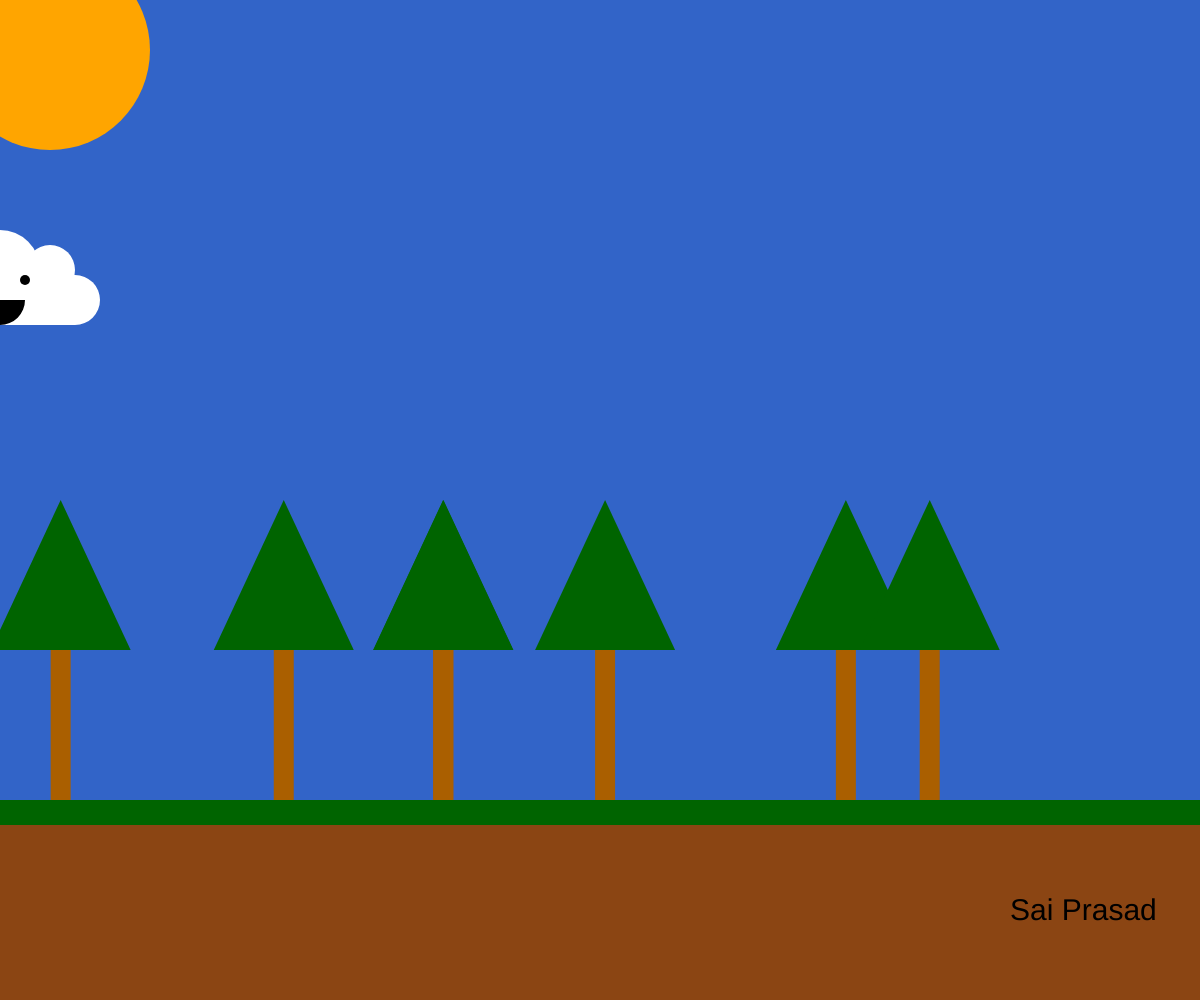
Frame 1 (no input)
Frame 60 (no input): identical to frame 1, image omitted
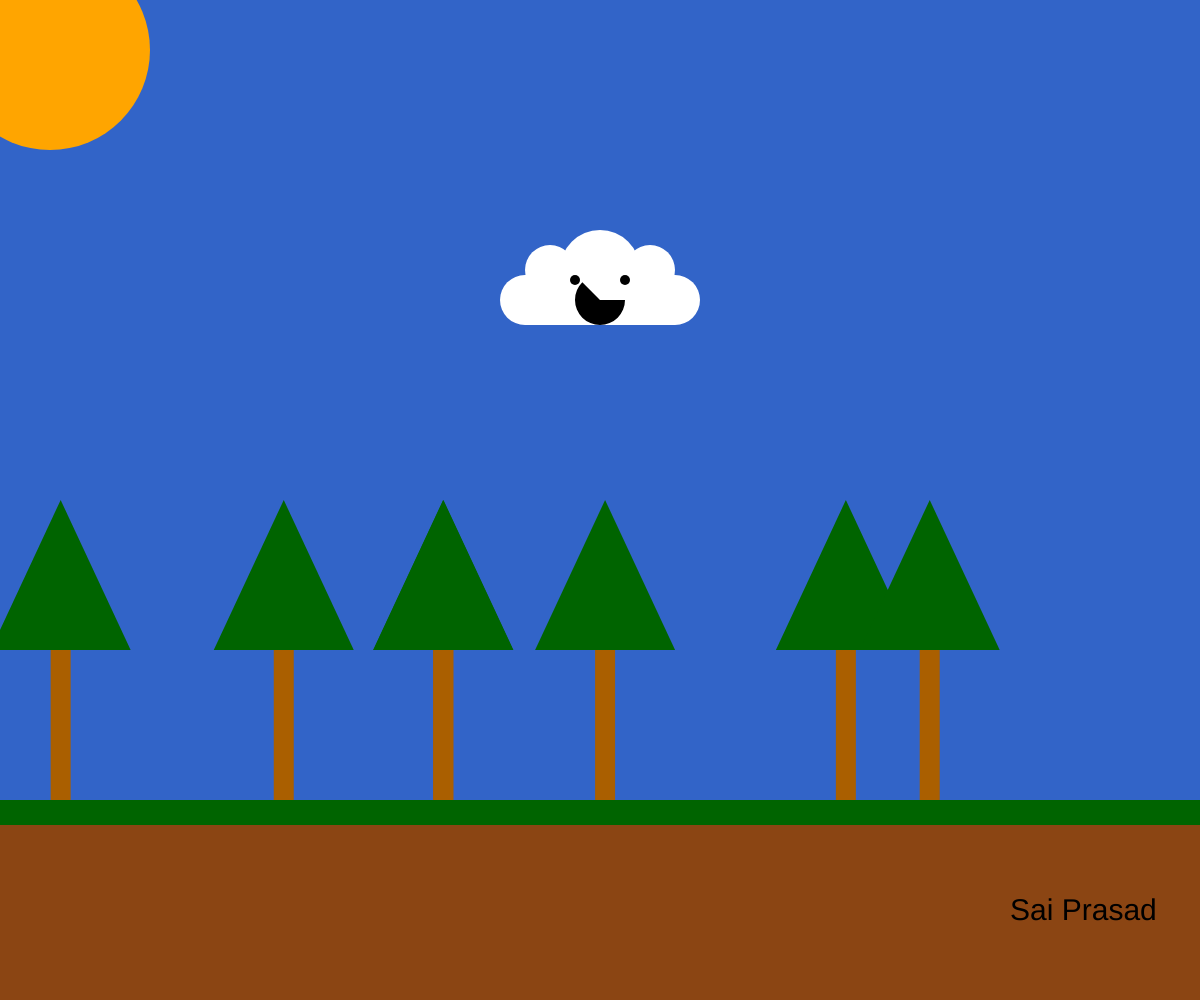
Frame 120 (the mouse pressed at the canvas centre since frame 60)

The p5.js sketch that drew these frames (run headless with seeded random() and noise() and a simulated clock; from frame 60 on, the mouse is pressed at the canvas centre):

// p5.js sketch
// ── sketch.js
// interactive story
// sai prasad
// sept 16 2024
//

//checklist
//backround gradient
//day/night cilcle
//sun/moon

//let timeOfDay = color(50,100,200);

let cloudY = 300;
let seed = 1;
let currentBack = 1;


function setup() {
  createCanvas(windowWidth, windowHeight);
}


//Set the Scene
function drawTree(){
  //create random x value
let x = random(0,windowWidth);
  //draw trunk
  noStroke();
  fill(170, 95, 0);
  rectMode(CENTER)
  rect(x,700,20,200);
  //draw leaves
  fill(0, 100, 0);
  triangle(x-70,650,x,500,x+70,650); 
}

function cloud() {
  fill(255,255,255);
  rectMode(CENTER);
  rect(mouseX, cloudY, 150, 50);
  circle(mouseX+75, cloudY, 50);
  circle(mouseX-75, cloudY, 50);
  circle(mouseX-50, cloudY-30, 50);
  circle(mouseX+50, cloudY-30, 50);
  circle(mouseX, cloudY-30, 80);
  //smily face
  fill(0);
  circle(mouseX-25, cloudY-20, 10);
  circle(mouseX+25, cloudY-20, 10);
  arc(mouseX, cloudY, 50, 50, 0, PI + QUARTER_PI, open);

}


function keyReleased(){
  if (seed === 1) {
    seed = 3;
  }
   else{
    seed = 1;
  }
}

function mouseReleased(){
  //letting the trees move
  if (mouseButton === LEFT){
    if (seed === 1) {
      seed = 6;
    }
     else{
      seed = 1;
    }
  }

  if (mouseButton === CENTER){
    if (currentBack === 4){
      currentBack = 1;
    }
    else{
      currentBack++;
    }
  }
}
  

function sky(){
  if(currentBack === 1){
    background(50,100,200);
    fill(255, 165, 0);
    circle(50,50,200);
  }

  if(currentBack === 2){
    background(0,0,139);
    fill(255, 165, 0);
    circle(50,50,200);
  }

  if(currentBack === 3){
    background(25,25,112);
    fill(255, 255, 255);
    circle(50,50,200);

    fill(25,25,112);
    circle(90,90,100);
  }

  if(currentBack === 4){
    background(0);
    fill(255, 255, 255);
    circle(50,50,200);

    fill(0);
    circle(90,90,100);
  }
}



//Set the Scene
function draw() {
  noStroke();
  //create sky
  sky();

  //
  rectMode(CORNER);
  fill(139,69,19);
  rect(0,800,width,200);
  
  fill(0,100,0);
  rect(0,800,width,25);

  randomSeed(seed);
  for(let i = 0; i<7; i++){
    drawTree();
  }


  //An Artist's Mark
  //adding text
  textSize(30);
  fill(0);
  text('Sai Prasad', windowWidth-190, 920);
  
  //adding cloud
  cloud();

}
